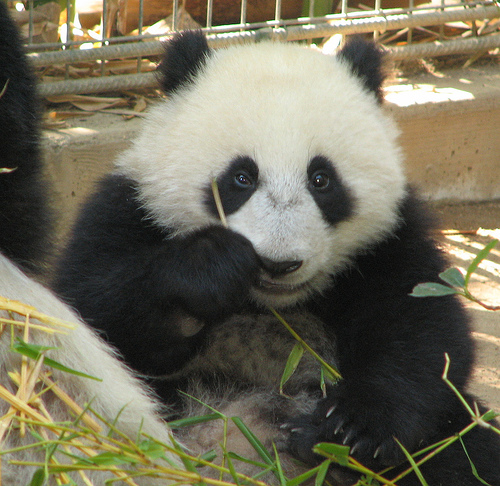
#> input picture code_piece/assets/panda.jpg, 500 x 486 px, found by its file name
$ jupyter execute --allow-errors image_resize_benchmark.ipynb   (shell and % lines are left out)   (older library calls are emulated)
#> lines starting #> are read from the running program, lines starting #| are printed output that depends on the picture
[cell 1]
from skimage.io import imread, imsave
from skimage.transform import resize as sk_resize
from scipy.misc import imresize as misc_resize
from matplotlib import pyplot as plt
import cv2
img_path = "panda.jpg"
import numpy as np

[cell 2]
def show_hist(img):
    plt.hist(img[:, : ,  0].ravel(),256,[0,256])
    plt.show()

[cell 3]
im_arr = imread(img_path)
#> im_arr is the input picture: shape (486, 500, 3); mean R, G, B 112.8, 108.7, 89.5
plt.imshow(im_arr)

[cell 4]
show_hist(im_arr)
#> in show_hist, `plt.show()`:
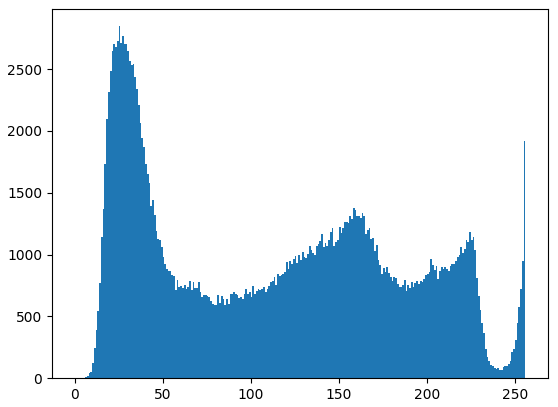
#> figure drawn by matplotlib, 1 panel; tallest bar 2847 high, from x = 25 to 26

[cell 5]
# sk_resize_arr = sk_resize(im_arr, (300, 300), preserve_range=True, mode='constant')
sk_resize_arr = sk_resize(im_arr, (300, 300), order=1, mode="constant", preserve_range=True)
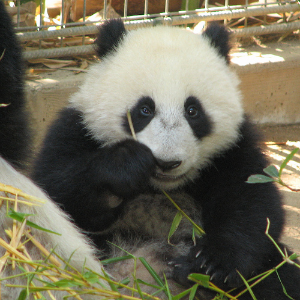
#> sk_resize_arr: shape (300, 300, 3) float64; mean R, G, B 112.8, 108.7, 89.5

[cell 6]
import os, sys
sys.path.append(os.path.abspath("/home/rongjiang/Mask_RCNN"))
from mrcnn import utils

#> (a cell that did not finish here is left out)

#> (a cell that did not finish here is left out)

[cell 9]
show_hist(sk_resize_arr)
#> in show_hist (call 2), `plt.show()`:
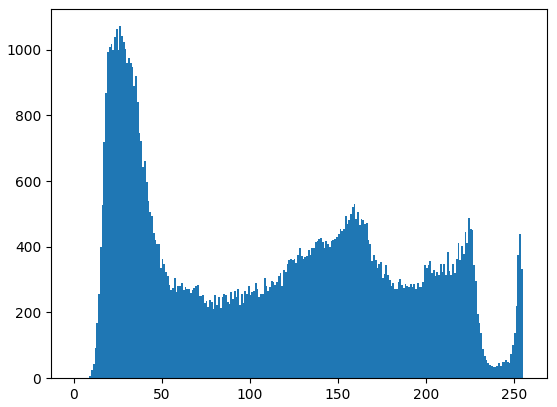
#> figure drawn by matplotlib, 1 panel; tallest bar 1071 high, from x = 26 to 27

#> (a cell that did not finish here is left out)

#> (a cell that did not finish here is left out)

[cell 12]
show_hist(sk_resize_arr)

[cell 13]
misc_resize_arr = misc_resize(im_arr, (300, 300, 3))

[cell 14]
plt.imshow(misc_resize_arr[:, :,])

[cell 15]
show_hist(misc_resize_arr)
#> in show_hist (call 4), `plt.show()`:
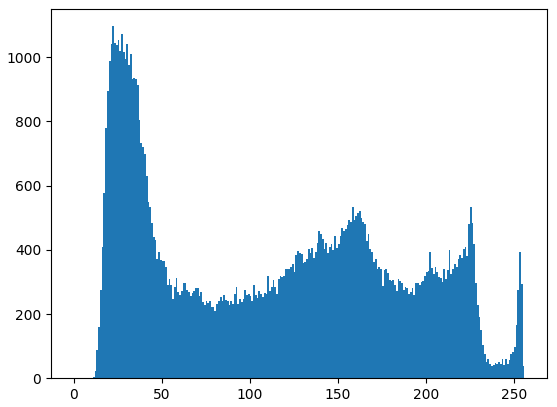
#> figure drawn by matplotlib, 1 panel; tallest bar 1097 high, from x = 22 to 23

[cell 16]
cv2_img = cv2.imread(img_path)
cv2_img = cv2.cvtColor(cv2_img, cv2.COLOR_BGR2RGB)
plt.imshow(cv2_img)

[cell 17]
show_hist(cv2_img)

[cell 18]
# .   To shrink an image, it will generally look best with #INTER_AREA interpolation, whereas to
# .   enlarge an image, it will generally look best with c#INTER_CUBIC (slow) or #INTER_LINEAR
# .   (faster but still looks OK).

[cell 19]
cv2_resize_arr = cv2.resize(cv2_img, None, fx=300/500, fy=300/500, interpolation=cv2.INTER_LINEAR)
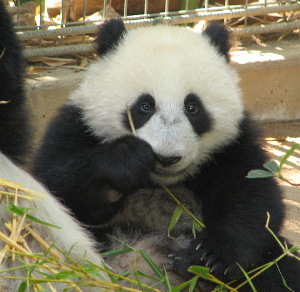
#> cv2_resize_arr: shape (292, 300, 3); mean R, G, B 112.7, 108.6, 89.3

[cell 20]
plt.imshow(cv2_resize_arr)

[cell 21]
show_hist(cv2_resize_arr)
#> in show_hist (call 6), `plt.show()`:
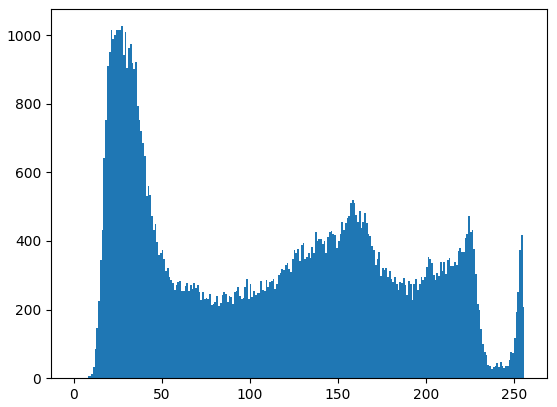
#> figure drawn by matplotlib, 1 panel; tallest bar 1026 high, from x = 27 to 28

$ run again, with code_piece/assets/IMG_4698.JPG copied over code_piece/assets/panda.jpg
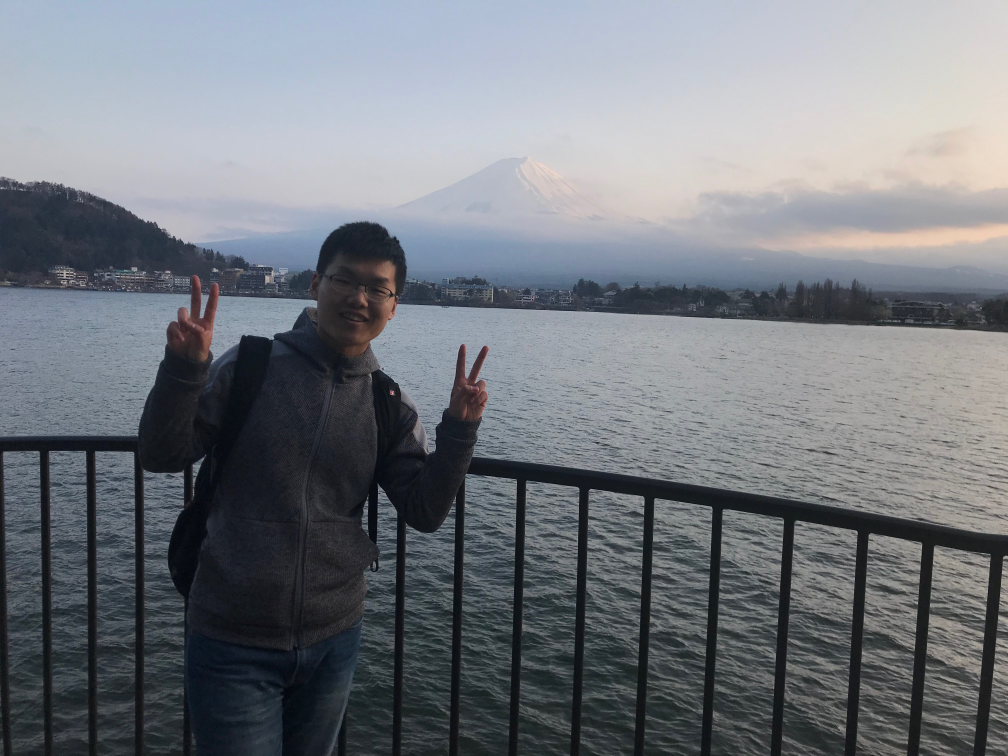
#> input picture code_piece/assets/IMG_4698.JPG, 4032 x 3024 px, found by its file name (shown at 1/4 size)
#> im_arr is the input picture: shape (3024, 4032, 3); mean R, G, B 116.1, 120.4, 126.8
#> `sk_resize_arr = sk_resize(im_arr, (300, 300), order=1, mode="constant"..`:
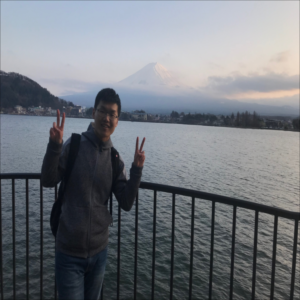
#> sk_resize_arr: shape (300, 300, 3) float64; mean R, G, B 115.9, 120.2, 126.5
#> in show_hist (call 6), `plt.show()`:
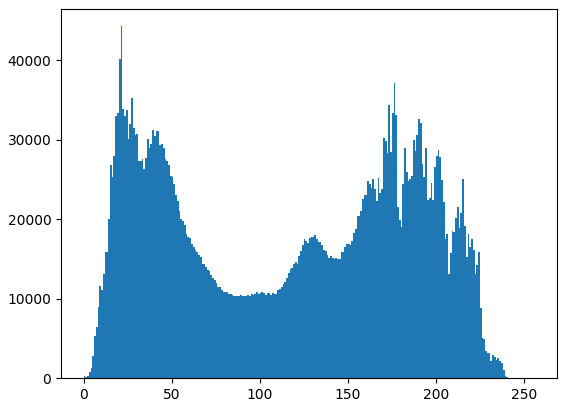
#> figure drawn by matplotlib, 1 panel; tallest bar 44274 high, from x = 21 to 22
